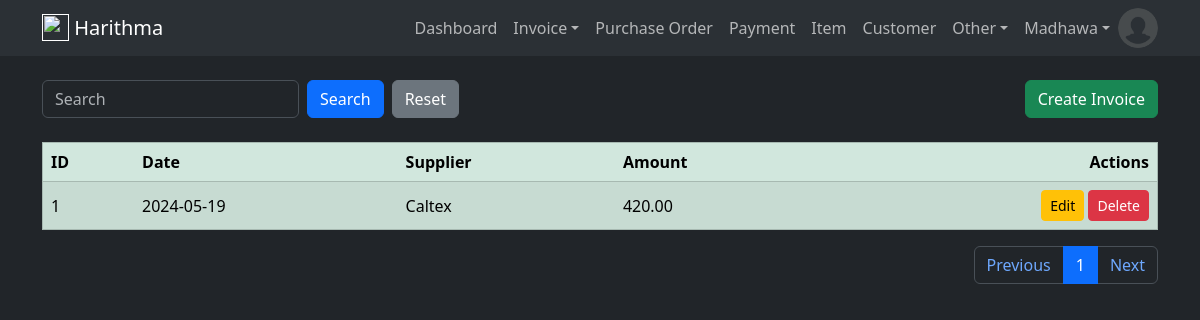
Page /purchase_order/head (signed in) on the committed database.
### harithmapos/models.py (models this page shows, shortened)
class User(db.Model, UserMixin):
    id = db.Column(db.Integer, primary_key=True)
    email = db.Column(db.String(120), unique=True, nullable=False)
    name = db.Column(db.String(50), nullable=False)
    image = db.Column(db.String(20), default='default.jpg')
    password = db.Column(db.String(60), nullable=False)
    ui_theme = db.Column(db.String(5), default='light')
    create_dttm = db.Column(db.DateTime, nullable=False, default=datetime.utcnow)
    update_dttm = db.Column(db.DateTime, nullable=False, default=datetime.utcnow)

class PurchaseOrderHead(db.Model):
    id =  db.Column(db.Integer, primary_key=True)
    supplier_id = db.Column(db.Integer, db.ForeignKey('supplier.id'), nullable=False)
    supplier_invoice_id = db.Column(db.String(255))
    total_price = db.Column(db.Numeric(10,2), default=0)
    discount_pct = db.Column(db.Numeric(10,2), default=0)
    gross_price = db.Column(db.Numeric(10,2), default=0)
    payment_method = db.Column(db.String(10))
    paid_amount = db.Column(db.Numeric(10,2), default=0)
    remaining_amount = db.Column(db.Numeric(10,2))
    last_payment_date = db.Column(db.Date())
    created_dttm = db.Column(db.DateTime, nullable=False, default=datetime.utcnow)
    update_dttm = db.Column(db.DateTime, nullable=False, default=datetime.utcnow)
    purchase_order_details = db.relationship('PurchaseOrderDetail', backref='purchase_order', lazy=True)

class Supplier(db.Model):
    id = db.Column(db.Integer, primary_key=True)
    name = db.Column(db.String(100), nullable=False)
    contact = db.Column(db.String(10))
    address = db.Column(db.String(255))
    create_dttm = db.Column(db.DateTime, nullable=False, default=datetime.utcnow)
    update_dttm = db.Column(db.DateTime, nullable=False, default=datetime.utcnow)
    purchse_orders = db.relationship('PurchaseOrderHead', backref='supplier', lazy=True)

### harithmapos/views/purchase_order/routes.py (the view)
@purchase_order_blueprint.route("/purchase_order/head", methods=['GET', 'POST'])
@login_required
def purchase_order_head():
    purchase_order_head_create_form = PurchaseOrderHeadCreateForm()
    purchase_order_head_update_form = PurchaseOrderHeadUpdateForm()
    suppliers = Supplier.query.all()
    per_page = 20
    page = request.args.get('page',1,type=int)
    query = request.args.get("query",None)
    if query:
        purchase_order_heads = PurchaseOrderHead.query.order_by(PurchaseOrderHead.update_dttm.desc()).filter(PurchaseOrderHead.supplier_id.icontains(query)).paginate(page=page, per_page=per_page)
    else:
        purchase_order_heads = PurchaseOrderHead.query.order_by(PurchaseOrderHead.update_dttm.desc()).paginate(page=page, per_page=per_page)
    return render_template(
        'purchase_order/head.html',
        title='PurchaseOrderHead',
        purchase_order_head_create_form=purchase_order_head_create_form,
        purchase_order_head_update_form=purchase_order_head_update_form,
        purchase_order_heads=purchase_order_heads,
        suppliers=suppliers,
        query=query
    )

### harithmapos/views/purchase_order/forms.py
class PurchaseOrderHeadCreateForm(FlaskForm):
    supplier = StringField("Supplier", validators=[DataRequired()])
    supplier_invoice_id = StringField("Supplier Invoice ID", validators=[DataRequired()])
    submit = SubmitField('Create Purchase Order')

class PurchaseOrderHeadUpdateForm(FlaskForm):
    supplier = StringField("Supplier", validators=[DataRequired()])
    supplier_invoice_id = StringField("Supplier Invoice ID", validators=[DataRequired()])
    total_price = DecimalField("Total Price", places=2, validators=[Optional()])
    discount_pct = DecimalField("Discount Percentage", places=2, validators=[Optional()])
    gross_price = DecimalField("Gross Price", places=2, validators=[Optional()])
    payment_method = SelectField("Payment Method", choices=config.PAYMENT_METHOD_FORM_LIST)
    paid_amount = DecimalField("Paid Amount", places=2, validators=[Optional()])
    update_purchase_order = SubmitField('Update Purchase Order')
    complete_purchase_order = SubmitField('Complete Purchase Order')

### harithmapos/models.py (called while the page is built)
@login_manager.user_loader
def load_user(user_id):
    return User.query.get(int(user_id))

### harithmapos/templates/purchase_order/head.html (shortened to what this page needs)
{% extends 'layout/base.html' %}
{% block body %}
    <div class="container mt-4">
        <div class="row">
            <div class="col d-flex justify-content-between align-items-center">
                <form class="mb-0 d-flex" action="" method="GET" autocomplete="off">
                    <input type="text" class="form-control me-2" name="query" id="query" placeholder="{{ query if query else 'Search'}}">
                    <input type="submit" value="Search" class="btn btn-primary me-2" name="">
                    <a href="{{ url_for('purchase_order_blueprint.purchase_order_head') }}"><input type="submit" value="Reset" class="btn btn-secondary" ></a>
                </form>
                <button type="button" class="btn btn-success align-right" data-bs-toggle="modal" data-bs-target="#insert_modal">Create Invoice</button>
            </div>
        </div>
    </div>
    <div class="container mt-4">
        <table class="table table-success table-striped table-hover" border="1">
            <thead class="thread-dark">
                <tr>
                    <th scope="col">ID</th>
                    <th scope="col">Date</th>
                    <th scope="col">Supplier</th>
                    <th scope="col">Amount</th>
                    <th scope="col" style="text-align: right" >Actions</th>
                </tr>
            </thead>
            <tbody id="results">
                {% for purchase_order_head in purchase_order_heads.items %}
                    <tr>
                        <td class="align-middle"  scope="row">{{purchase_order_head.id}}</td>
                        <td class="align-middle">{{purchase_order_head.created_dttm.date()}}</td>
                        <td class="align-middle">{{purchase_order_head.supplier.name}}</td>
                        <td class="align-middle">{{purchase_order_head.gross_price}}</td>
                        <td class="text-end">
                            <a href="{{ url_for('purchase_order_blueprint.purchase_order_head_detail', purchase_order_head_id=purchase_order_head.id) }}" class="btn btn-sm btn-warning" >Edit</a>
                            <a href="{{ url_for('purchase_order_blueprint.delete_purchase_order_head', purchase_order_head_id=purchase_order_head.id) }}" class="btn btn-sm btn-danger" onclick="return confirm('Are you sure to delete?')">Delete</a>
                        </td>
                    </tr>
                {% endfor %}
            </tbody>
        </table>
        <nav aria-label="Page navigation">
            <ul class="pagination justify-content-end">
                <li class="page-item"><a class="page-link" href="{{ url_for('purchase_order_blueprint.purchase_order_head', page=purchase_order_heads.prev_num, query=query) }}">Previous</a></li>
                {% for page_number in purchase_order_heads.iter_pages(left_edge=1, right_edge=1, left_current=1, right_current=2) %}
                    {% if page_number %}
                        {% if purchase_order_heads.page == page_number %}
                            <li class="page-item "><a class="page-link active" href="{{ url_for('purchase_order_blueprint.purchase_order_head', page=page_number, query=query) }}">{{ page_number }}</a></li>
                        {% else %}
                            <li class="page-item "><a class="page-link" href="{{ url_for('purchase_order_blueprint.purchase_order_head', page=page_number, query=query) }}">{{ page_number }}</a></li>
                        {% endif %}
                    {% else %}
                        <li class="page-item "><a class="page-link" href="#">...</a></li>
                    {% endif %}
                {% endfor %}
                <li class="page-item"><a class="page-link" href="{{ url_for('purchase_order_blueprint.purchase_order_head', page=purchase_order_heads.next_num, query=query) }}">Next</a></li>
            </ul>
        </nav>
    </div>
{% endblock %}

### harithmapos/templates/layout/navbar.html (shortened to what this page needs)
<nav class="navbar navbar-expand-lg bg-body-tertiary">
    <div class="container">
        <a href="" class="navbar-brand lead">
            <img src="{{url_for('static', filename='vehical.png')}}" height="27" class="d-inline-block align-text-top">
            <b>Harithma</b>
        </a>
        <div class="collapse navbar-collapse" id="navbarCollapse">
            <ul class="navbar-nav ms-auto">
                {% if current_user.is_authenticated %}
                    <a class="nav-item nav-link" href="{{ url_for('dashboard_blueprint.dashboard') }}">Dashboard</a>
                    <li class="nav-item dropdown">
                        <a class="nav-link dropdown-toggle" href="#" role="button" data-bs-toggle="dropdown" aria-expanded="false">Invoice</a>
                    </li>
                    <a class="nav-item nav-link" href="{{ url_for('purchase_order_blueprint.purchase_order_head') }}">Purchase Order</a>
                    <a class="nav-item nav-link" href="{{ url_for('payment_blueprint.payment') }}">Payment</a>
                    <a class="nav-item nav-link" href="{{ url_for('item_blueprint.item') }}">Item</a>
                    <a class="nav-item nav-link" href="{{ url_for('customer_blueprint.customer') }}">Customer</a>
                    <li class="nav-item dropdown">
                        <a class="nav-link dropdown-toggle" href="#" role="button" data-bs-toggle="dropdown" aria-expanded="false">Other</a>
                    </li>
                    <li class="nav-item dropdown">
                        <a class="nav-link dropdown-toggle" href="#" role="button" data-bs-toggle="dropdown" aria-expanded="false">{{ current_user.name }}</a>
                    </li>
                    <img src="{{ url_for('static', filename='user_images/'+current_user.image) }}" class="rounded-circle" height="40" alt="Avatar" />
                {% else %}
                    <a class="nav-item nav-link" href="{{ url_for('user_blueprint.login') }}">Login</a>
                    <a class="nav-item nav-link" href="{{ url_for('user_blueprint.register') }}">Register</a>
                {% endif %}
            </ul>
        </div>
    </div>
</nav>

### rows in the picture
User: name "Madhawa", image (placeholder picture)
PurchaseOrderHead: id "1", created_dttm "2024-05-19", supplier.name "Caltex", gross_price "420.00"

### other values in the picture
{{ page_number }} "1"
